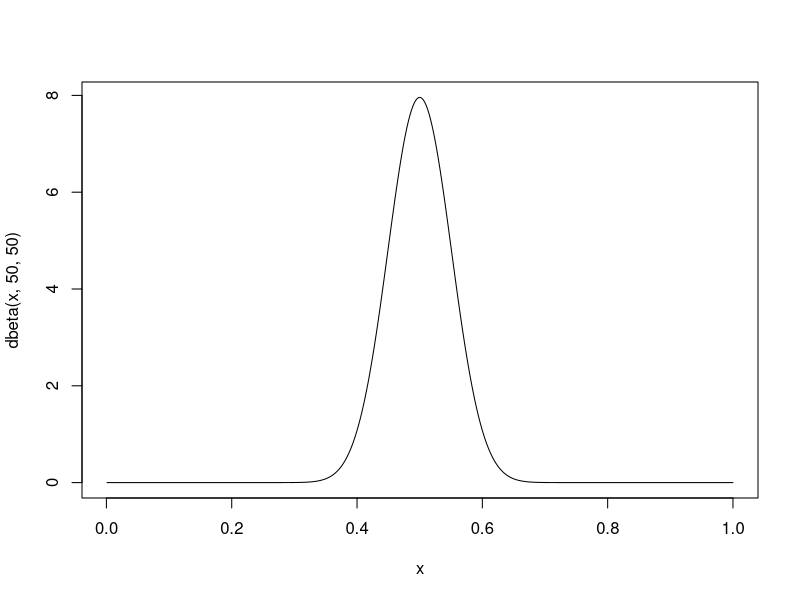

This figure's R source: (Note: this script raises an error after producing the figure.)
#domain of functions
# x <- seq(-2*pi, 2*pi, 0.1)
x <- 1:1000/1000

#plot sin(x) in line
plot (x, dbeta(x,50,50), type = "l")

#polot sin(x) in scattered dots
plot (x, y)

#combined function graphs
plot(x, y, main="Beta Distribution Graphs", ylab="", type="l", col="blue")

lines(x,dbeta(x,10,5), col="red")

legend("bottomleft", c("Beta(50,50)","Beta(10,5)"), fill=c("blue","red"))

